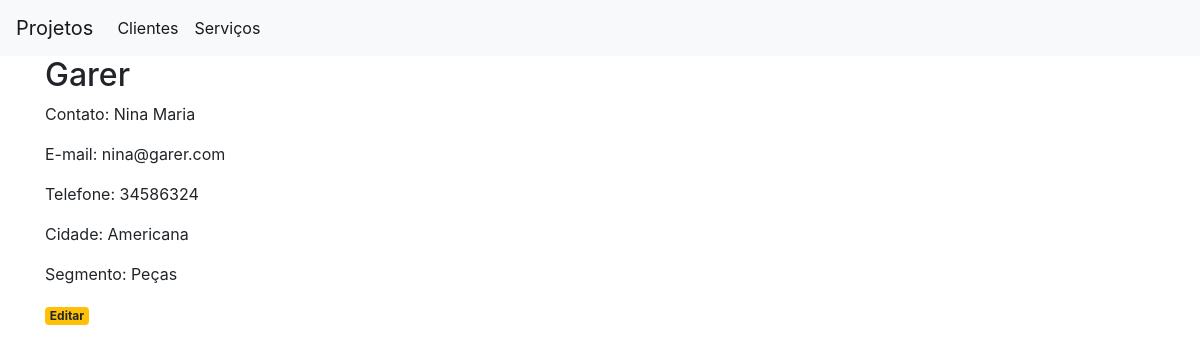
Screenshot of /clientes/1 with the database file from the repository.
### app.py (models this page shows)
class Clientes(db.Model):
    id = db.Column(db.Integer, primary_key=True)
    empresa = db.Column(db.String(80), nullable=False)
    contato = db.Column(db.String(80), nullable=False)
    email = db.Column(db.String(80), nullable=False)
    telefone = db.Column(db.String(10), nullable=False)
    cidade = db.Column(db.String(80), nullable=False)
    segmento = db.Column(db.String(80), nullable=False)

### app.py (the view)
@app.route('/clientes/<int:cliente_id>')
def cliente(cliente_id):
    cliente = get_cliente(cliente_id)
    return render_template('cliente.html', cliente = cliente)

### app.py (called while the page is built)
def get_cliente(cliente_id):
    cliente = Clientes.query.filter_by(id=cliente_id).first()
    if cliente is None:
        abort(404)
    return cliente

### templates/cliente.html
{% extends 'base.html' %}
{% block content %}
    <h2>{% block title %} {{ cliente['empresa'] }} {% endblock %}</h2>
    <p>Contato: {{ cliente['contato'] }}</p>
    <p>E-mail: {{ cliente['email'] }}</p>
    <p>Telefone: {{ cliente['telefone'] }}</p>
    <p>Cidade: {{ cliente['cidade'] }}</p>
    <p>Segmento: {{ cliente['segmento'] }}</p>
    <a href="{{ url_for('edit_cliente', cliente_id=cliente['id']) }}">
        <span class="badge badge-warning">Editar</span>
    </a>
{% endblock %}

### rows the page displays
Clientes: empresa "Garer", contato "Nina Maria", email "nina@garer.com", telefone "34586324", cidade "Americana", segmento "Peças"
